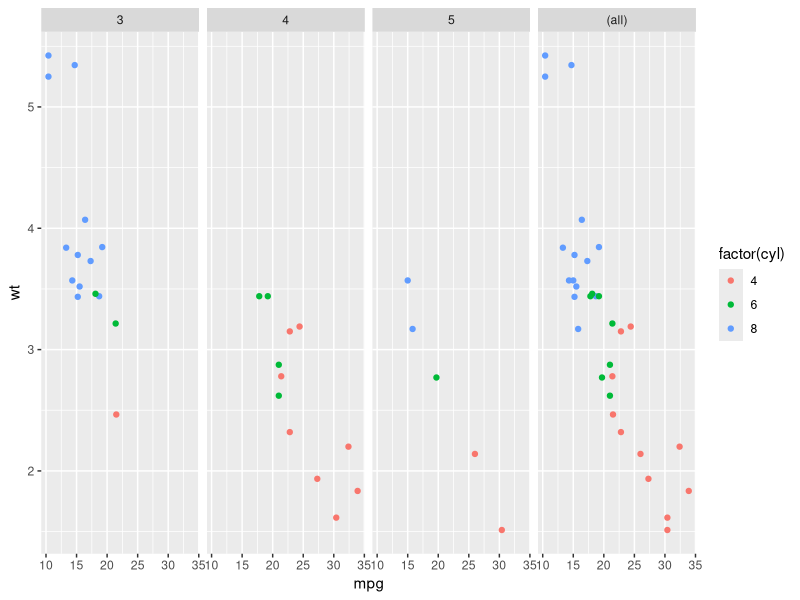

This chart was generated by the following R code:
## ---- chunk 1
data(mtcars)
summary(mtcars)
## ---- chunk 2
library(ggplot2)
qplot(mpg, wt, color=factor(cyl), data=mtcars)+facet_grid(.~gear, margins=TRUE)
